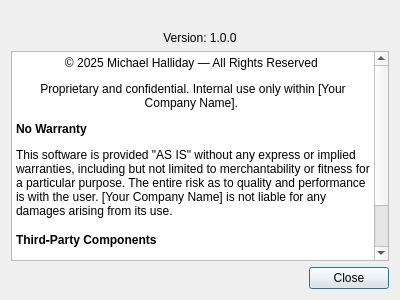
<?xml version="1.0" encoding="UTF-8"?>
<ui version="4.0">
 <class>AboutDialog</class>
 <widget class="QDialog" name="AboutDialog">
  <property name="geometry">
   <rect>
    <x>0</x>
    <y>0</y>
    <width>400</width>
    <height>300</height>
   </rect>
  </property>
  <property name="windowTitle">
   <string>About StudWalls</string>
  </property>

  <layout class="QVBoxLayout" name="verticalLayout">
   <!-- Title -->
   <item>
    <widget class="QLabel" name="labelTitle">
     <property name="text">
      <string><b>StudWalls</b></string>
     </property>
     <property name="alignment">
      <set>Qt::AlignCenter</set>
     </property>
    </widget>
   </item>

   <!-- Version -->
   <item>
    <widget class="QLabel" name="labelVersion">
     <property name="text">
      <string>Version: 1.0.0</string>
     </property>
     <property name="alignment">
      <set>Qt::AlignCenter</set>
     </property>
    </widget>
   </item>

   <!-- License Text -->
   <item>
    <widget class="QTextBrowser" name="textBrowserLicense">
     <property name="html">
      <string>
       <![CDATA[
       <p style="text-align:center;">© 2025 Michael Halliday — All Rights Reserved</p>
       <p style="text-align:center;">Proprietary and confidential. Internal use only within [Your Company Name].</p>
       <h4>No Warranty</h4>
       <p>This software is provided "AS IS" without any express or implied warranties, including but not limited to merchantability or fitness for a particular purpose. The entire risk as to quality and performance is with the user. [Your Company Name] is not liable for any damages arising from its use.</p>
       <h4>Third‑Party Components</h4>
       <ul>
         <li>PySide6 — Licensed under the GNU Lesser General Public License v3.0 (LGPLv3)<br/>
         © The Qt Company Ltd. and/or its subsidiary(-ies) —
         <a href="https://doc.qt.io/qtforpython/licenses.html">License Info</a></li>
       </ul>
       ]]>
      </string>
     </property>
     <property name="openExternalLinks">
      <bool>true</bool>
     </property>
     <property name="readOnly">
      <bool>true</bool>
     </property>
    </widget>
   </item>

   <!-- Close Button -->
   <item>
    <widget class="QDialogButtonBox" name="buttonBox">
     <property name="standardButtons">
      <set>QDialogButtonBox::Close</set>
     </property>
    </widget>
   </item>
  </layout>
 </widget>
 <resources/>
 <connections/>
</ui>
